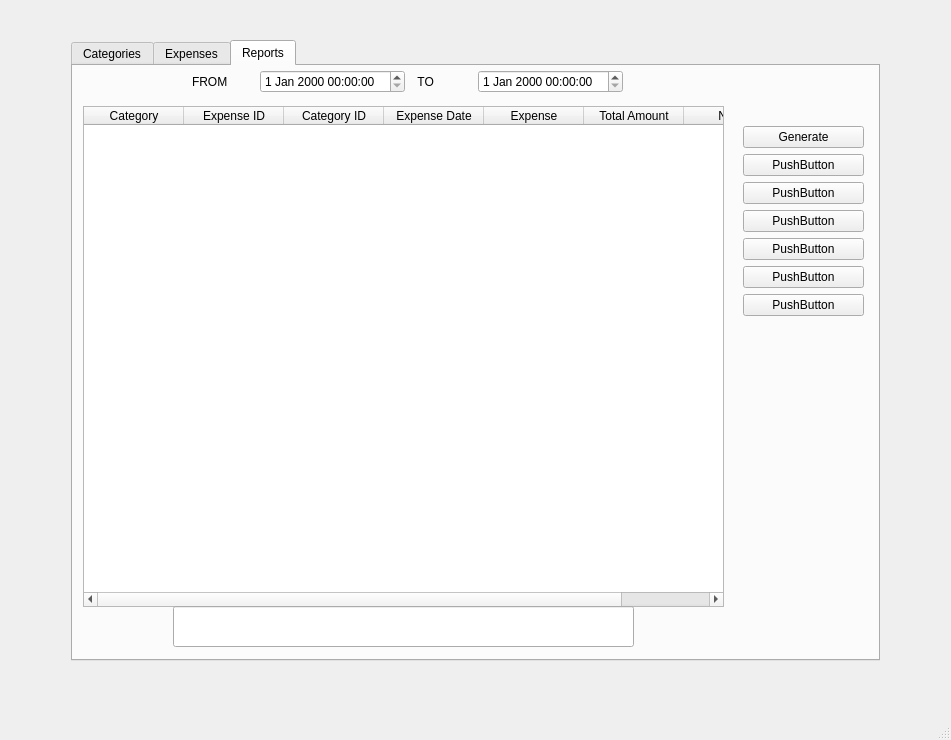
<?xml version="1.0" encoding="UTF-8"?>
<ui version="4.0">
 <class>MainWindow</class>
 <widget class="QMainWindow" name="MainWindow">
  <property name="geometry">
   <rect>
    <x>0</x>
    <y>0</y>
    <width>951</width>
    <height>740</height>
   </rect>
  </property>
  <property name="minimumSize">
   <size>
    <width>935</width>
    <height>640</height>
   </size>
  </property>
  <property name="windowTitle">
   <string/>
  </property>
  <widget class="QWidget" name="centralwidget">
   <widget class="QWidget" name="gridLayoutWidget">
    <property name="geometry">
     <rect>
      <x>70</x>
      <y>40</y>
      <width>811</width>
      <height>621</height>
     </rect>
    </property>
    <layout class="QGridLayout" name="gridLayout">
     <item row="1" column="0">
      <widget class="QTabWidget" name="tabWidget">
       <property name="minimumSize">
        <size>
         <width>809</width>
         <height>579</height>
        </size>
       </property>
       <property name="maximumSize">
        <size>
         <width>809</width>
         <height>16777215</height>
        </size>
       </property>
       <property name="currentIndex">
        <number>2</number>
       </property>
       <widget class="QWidget" name="tabCategory">
        <attribute name="title">
         <string>Categories</string>
        </attribute>
        <widget class="QWidget" name="horizontalLayoutWidget">
         <property name="geometry">
          <rect>
           <x>10</x>
           <y>40</y>
           <width>641</width>
           <height>501</height>
          </rect>
         </property>
         <layout class="QHBoxLayout" name="horizontalLayout">
          <item>
           <widget class="QTableWidget" name="tblCategory">
            <column>
             <property name="text">
              <string>Category ID</string>
             </property>
            </column>
            <column>
             <property name="text">
              <string>Category</string>
             </property>
            </column>
           </widget>
          </item>
         </layout>
        </widget>
        <widget class="QWidget" name="verticalLayoutWidget">
         <property name="geometry">
          <rect>
           <x>670</x>
           <y>60</y>
           <width>121</width>
           <height>421</height>
          </rect>
         </property>
         <layout class="QVBoxLayout" name="verticalLayout">
          <item>
           <widget class="QPushButton" name="btnAdd">
            <property name="text">
             <string>Add</string>
            </property>
           </widget>
          </item>
          <item>
           <widget class="QPushButton" name="btnEdit">
            <property name="text">
             <string>Edit</string>
            </property>
           </widget>
          </item>
          <item>
           <widget class="QPushButton" name="btnDelete">
            <property name="text">
             <string>Delete</string>
            </property>
           </widget>
          </item>
          <item>
           <spacer name="verticalSpacer">
            <property name="orientation">
             <enum>Qt::Vertical</enum>
            </property>
            <property name="sizeHint" stdset="0">
             <size>
              <width>20</width>
              <height>40</height>
             </size>
            </property>
           </spacer>
          </item>
         </layout>
        </widget>
       </widget>
       <widget class="QWidget" name="tabExpenses">
        <attribute name="title">
         <string>Expenses</string>
        </attribute>
        <widget class="QWidget" name="horizontalLayoutWidget_2">
         <property name="geometry">
          <rect>
           <x>10</x>
           <y>40</y>
           <width>641</width>
           <height>501</height>
          </rect>
         </property>
         <layout class="QHBoxLayout" name="horizontalLayout_2">
          <item>
           <widget class="QTableWidget" name="tblExpenses">
            <column>
             <property name="text">
              <string>Expense_ID</string>
             </property>
            </column>
            <column>
             <property name="text">
              <string>category ID</string>
             </property>
            </column>
            <column>
             <property name="text">
              <string>Expense Date</string>
             </property>
            </column>
            <column>
             <property name="text">
              <string>Expense</string>
             </property>
            </column>
            <column>
             <property name="text">
              <string>Amount</string>
             </property>
            </column>
            <column>
             <property name="text">
              <string>Notes</string>
             </property>
            </column>
           </widget>
          </item>
         </layout>
        </widget>
        <widget class="QWidget" name="verticalLayoutWidget_2">
         <property name="geometry">
          <rect>
           <x>670</x>
           <y>60</y>
           <width>121</width>
           <height>421</height>
          </rect>
         </property>
         <layout class="QVBoxLayout" name="verticalLayout_2">
          <item>
           <widget class="QPushButton" name="btnAddExpense">
            <property name="text">
             <string>Add</string>
            </property>
           </widget>
          </item>
          <item>
           <widget class="QPushButton" name="btnEditExpense">
            <property name="text">
             <string>Edit</string>
            </property>
           </widget>
          </item>
          <item>
           <widget class="QPushButton" name="btnDeleteExpense">
            <property name="text">
             <string>Delete</string>
            </property>
           </widget>
          </item>
          <item>
           <spacer name="verticalSpacer_2">
            <property name="orientation">
             <enum>Qt::Vertical</enum>
            </property>
            <property name="sizeHint" stdset="0">
             <size>
              <width>20</width>
              <height>40</height>
             </size>
            </property>
           </spacer>
          </item>
         </layout>
        </widget>
       </widget>
       <widget class="QWidget" name="tabReports">
        <attribute name="title">
         <string>Reports</string>
        </attribute>
        <widget class="QWidget" name="horizontalLayoutWidget_3">
         <property name="geometry">
          <rect>
           <x>10</x>
           <y>40</y>
           <width>641</width>
           <height>501</height>
          </rect>
         </property>
         <layout class="QHBoxLayout" name="horizontalLayout_3">
          <item>
           <widget class="QTableWidget" name="tableWidget">
            <column>
             <property name="text">
              <string>Category</string>
             </property>
            </column>
            <column>
             <property name="text">
              <string>Expense ID</string>
             </property>
            </column>
            <column>
             <property name="text">
              <string>Category ID</string>
             </property>
            </column>
            <column>
             <property name="text">
              <string>Expense Date</string>
             </property>
            </column>
            <column>
             <property name="text">
              <string>Expense</string>
             </property>
            </column>
            <column>
             <property name="text">
              <string>Total Amount</string>
             </property>
            </column>
            <column>
             <property name="text">
              <string>Notes</string>
             </property>
            </column>
           </widget>
          </item>
         </layout>
        </widget>
        <widget class="QWidget" name="verticalLayoutWidget_3">
         <property name="geometry">
          <rect>
           <x>670</x>
           <y>60</y>
           <width>121</width>
           <height>421</height>
          </rect>
         </property>
         <layout class="QVBoxLayout" name="verticalLayout_3">
          <item>
           <widget class="QPushButton" name="btnGenerate">
            <property name="text">
             <string>Generate</string>
            </property>
           </widget>
          </item>
          <item>
           <widget class="QPushButton" name="pushButton">
            <property name="text">
             <string>PushButton</string>
            </property>
           </widget>
          </item>
          <item>
           <widget class="QPushButton" name="pushButton_2">
            <property name="text">
             <string>PushButton</string>
            </property>
           </widget>
          </item>
          <item>
           <widget class="QPushButton" name="pushButton_3">
            <property name="text">
             <string>PushButton</string>
            </property>
           </widget>
          </item>
          <item>
           <widget class="QPushButton" name="pushButton_4">
            <property name="text">
             <string>PushButton</string>
            </property>
           </widget>
          </item>
          <item>
           <widget class="QPushButton" name="pushButton_5">
            <property name="text">
             <string>PushButton</string>
            </property>
           </widget>
          </item>
          <item>
           <widget class="QPushButton" name="btnExcel">
            <property name="text">
             <string>PushButton</string>
            </property>
           </widget>
          </item>
          <item>
           <spacer name="verticalSpacer_3">
            <property name="orientation">
             <enum>Qt::Vertical</enum>
            </property>
            <property name="sizeHint" stdset="0">
             <size>
              <width>20</width>
              <height>40</height>
             </size>
            </property>
           </spacer>
          </item>
         </layout>
        </widget>
        <widget class="QWidget" name="horizontalLayoutWidget_4">
         <property name="geometry">
          <rect>
           <x>119</x>
           <y>0</y>
           <width>431</width>
           <height>31</height>
          </rect>
         </property>
         <layout class="QHBoxLayout" name="horizontalLayout_4">
          <item>
           <widget class="QLabel" name="lblFrom">
            <property name="text">
             <string>FROM</string>
            </property>
           </widget>
          </item>
          <item>
           <widget class="QDateTimeEdit" name="dateFrom"/>
          </item>
          <item>
           <widget class="QLabel" name="lblTo">
            <property name="text">
             <string>  TO</string>
            </property>
           </widget>
          </item>
          <item>
           <widget class="QDateTimeEdit" name="dateTo"/>
          </item>
         </layout>
        </widget>
        <widget class="QLineEdit" name="txtTotal">
         <property name="geometry">
          <rect>
           <x>100</x>
           <y>540</y>
           <width>461</width>
           <height>41</height>
          </rect>
         </property>
        </widget>
       </widget>
      </widget>
     </item>
    </layout>
   </widget>
  </widget>
  <widget class="QMenuBar" name="menubar">
   <property name="geometry">
    <rect>
     <x>0</x>
     <y>0</y>
     <width>951</width>
     <height>22</height>
    </rect>
   </property>
  </widget>
  <widget class="QStatusBar" name="statusbar"/>
 </widget>
 <resources/>
 <connections/>
</ui>
